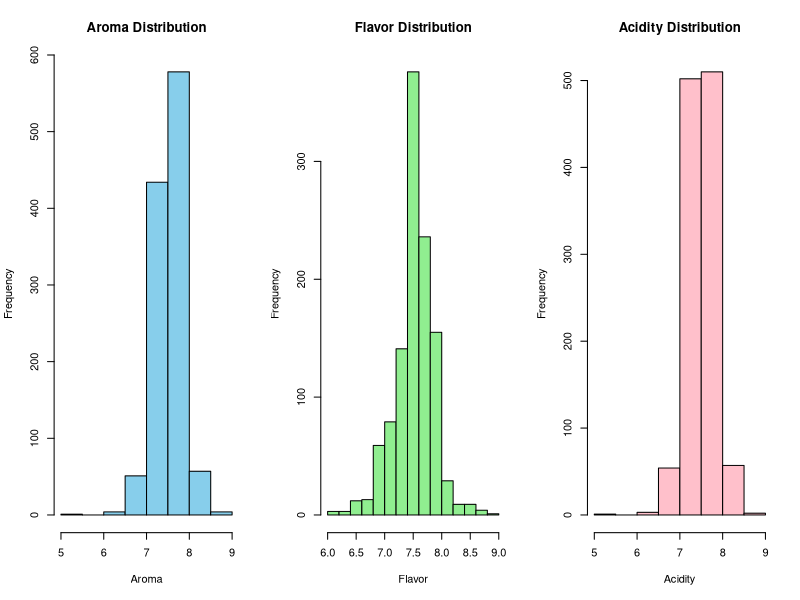
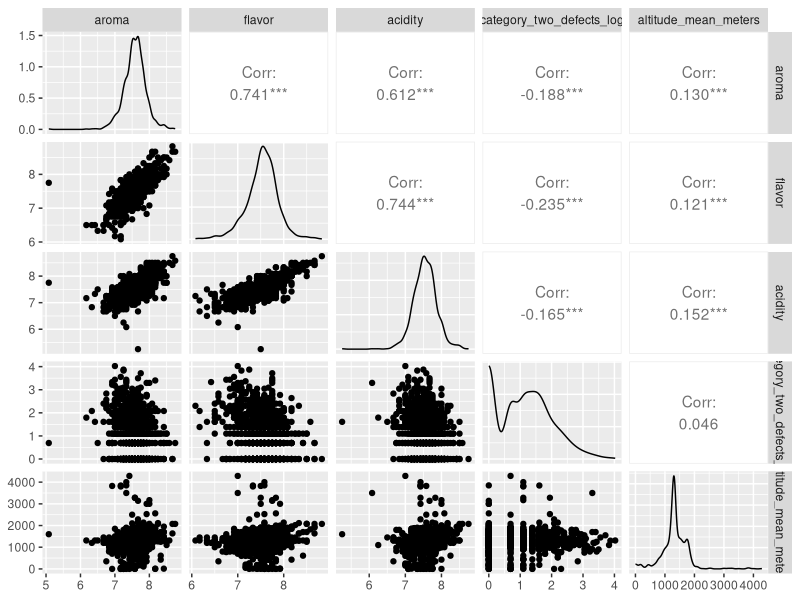
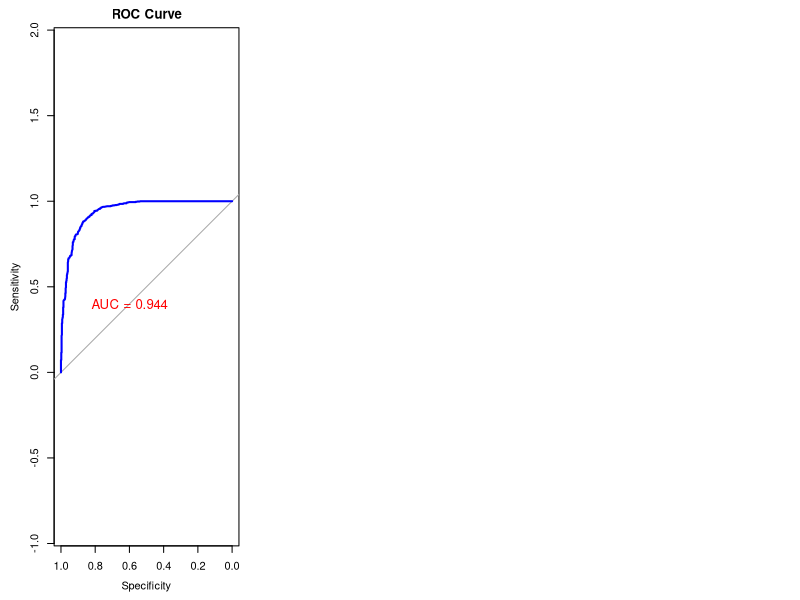
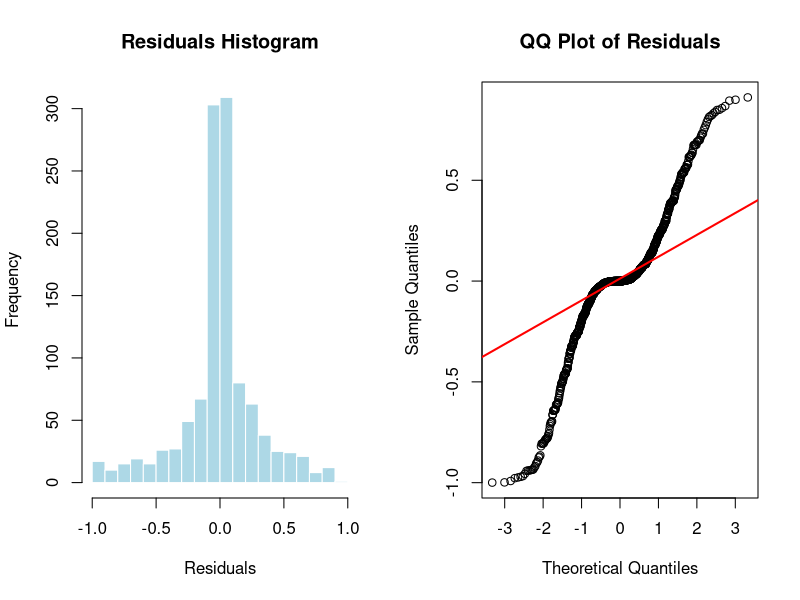
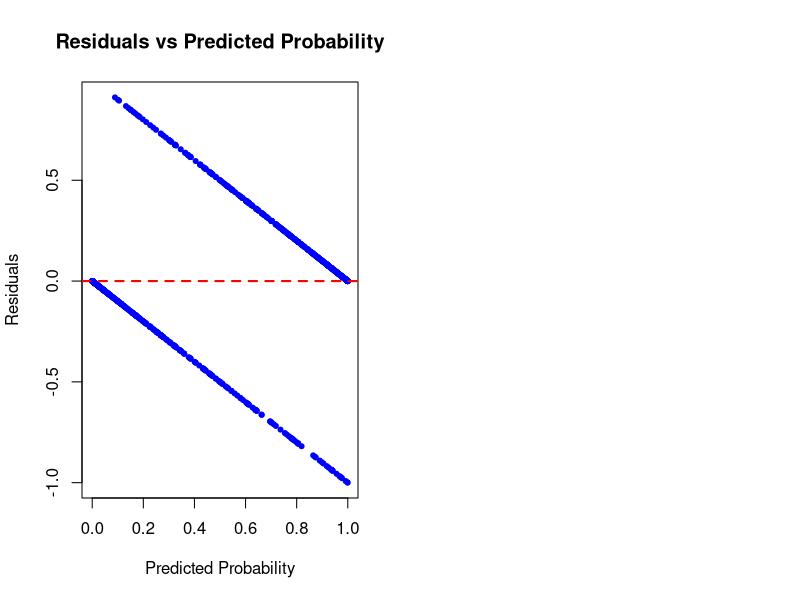

Source code (R) for these figures, in order:
## ---- chunk 1
knitr::opts_chunk$set(
	echo = FALSE,
	message = FALSE,
	warning = FALSE
)
## ---- chunk 2
library(ggplot2)
library(GGally)
library(dplyr)
library(tidyr)
library(readr)
library(corrplot)
library(glmnet)
library(pROC)

# Load Data
df <- read.csv("dataset14.csv")

# Check Basic Data Information
str(df)
summary(df)
## ---- chunk 3
# Handling Missing Values
df <- df %>% drop_na(country_of_origin) # Remove Rows with Missing Country Data
df$altitude_mean_meters[is.na(df$altitude_mean_meters)] <- median(df$altitude_mean_meters, na.rm=TRUE)
df$harvested[is.na(df$harvested)] <- as.integer(names(which.max(table(df$harvested, useNA="no"))))

# Remove Outliers in Aroma（0.0）
df <- df %>% filter(aroma != 0)

# Remove Outliers in altitude_mean_meters（>5000m）
df <- df %>% filter(altitude_mean_meters <= 5000)

# Apply Log Transformation to category_two_defects
df$category_two_defects_log <- log1p(df$category_two_defects)

# Encode Qualityclass (Good = 1, Poor = 0)
df$Qualityclass_binary <- ifelse(df$Qualityclass == "Good", 1, 0)

# Basic Information After Data Cleaning
summary(df)
## ---- chunk 4
par(mfrow=c(1,3))

# Aroma Distribution
hist(df$aroma, main="Aroma Distribution", xlab="Aroma", col="skyblue", border="black")

# Flavor Distribution
hist(df$flavor, main="Flavor Distribution", xlab="Flavor", col="lightgreen", border="black")

# Acidity Distribution
hist(df$acidity, main="Acidity Distribution", xlab="Acidity", col="pink", border="black")
## ---- chunk 5
#| message: false
#| warning: false
 df1 <- df %>% select(aroma, flavor, acidity, category_two_defects_log, altitude_mean_meters)
 ggpairs(df1) +
 theme(plot.background = element_rect(
 fill = "transparent",
 colour = NA,
 size = 1))
## ---- chunk 6
# Generalized Linear Model
glm_model_1 <- glm(Qualityclass_binary ~ aroma + flavor + acidity + altitude_mean_meters + harvested + category_two_defects_log,
                 data=df, family=binomial)

# Output Model Summary
summary(glm_model_1)
## ---- chunk 7
# Generalized Linear Model
glm_model <- glm(Qualityclass_binary ~ aroma + flavor + acidity ,data=df, family=binomial)

# Output Model Summary
summary(glm_model)
## ---- chunk 8
library(pROC)
library(ggplot2)

# Predicted Probabilities
df$pred_prob <- predict(glm_model, type="response")

# Calculating AUC-ROC
roc_curve <- roc(df$Qualityclass_binary, df$pred_prob)
auc_value <- auc(roc_curve)

# Confusion Matrix
threshold <- 0.5
df$pred_class <- ifelse(df$pred_prob >= threshold, 1, 0)
conf_matrix <- table(Predicted=df$pred_class, Actual=df$Qualityclass_binary)

# Calculate Residuals
df$residuals <- df$Qualityclass_binary - df$pred_prob

# Output Evaluation Metrics
print(paste("Accuracy:", mean(df$pred_class == df$Qualityclass_binary)))
print(paste("AUC-ROC:", auc_value))
print("Confusion Matrix:")
print(conf_matrix)

# Plot AUC-ROC Curve
plot(roc_curve, col="blue", lwd=2, main="ROC Curve")
text(0.6, 0.4, paste("AUC =", round(auc_value, 3)), col="red", cex=1.2)

## ---- chunk 9
par(mfrow=c(1,2))

# Residual Histogram
hist(df$residuals, breaks=20, col="lightblue", main="Residuals Histogram",
     xlab="Residuals", border="white")

# Quantile-Quantile Plot
qqnorm(df$residuals, main="QQ Plot of Residuals")
qqline(df$residuals, col="red", lwd=2)

# Residuals vs. Predicted Values Scatter Plot
plot(df$pred_prob, df$residuals, col="blue", pch=20,
     xlab="Predicted Probability", ylab="Residuals",
     main="Residuals vs Predicted Probability")
abline(h=0, col="red", lwd=2, lty=2)

